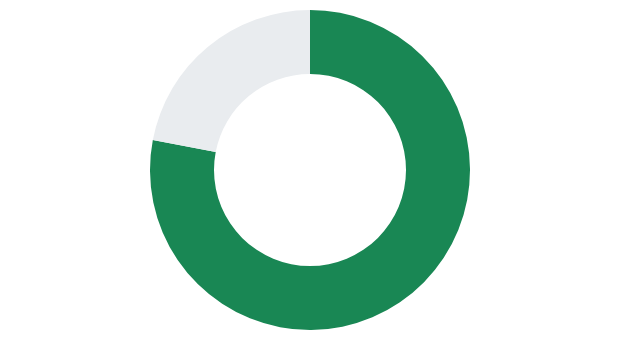

The specification (Vega-Lite) saved for this image:
### Vega-Lite specification from a JSON file in a GitHub repository (floating-point values rounded to 4 significant figures)
{"$schema": "https://vega.github.io/schema/vega-lite/v6.json", "width": "container", "height": 160, "data": {"values": [{"status": "Completed", "value": 78}, {"status": "Remaining", "value": 22}]}, "mark": {"type": "arc", "innerRadius": 48}, "encoding": {"theta": {"field": "value", "type": "quantitative"}, "color": {"field": "status", "type": "nominal", "scale": {"range": ["#198754", "#e9ecef"]}, "legend": null}, "tooltip": [{"field": "status", "type": "nominal"}, {"field": "value", "type": "quantitative", "title": "Completion %"}]}}
